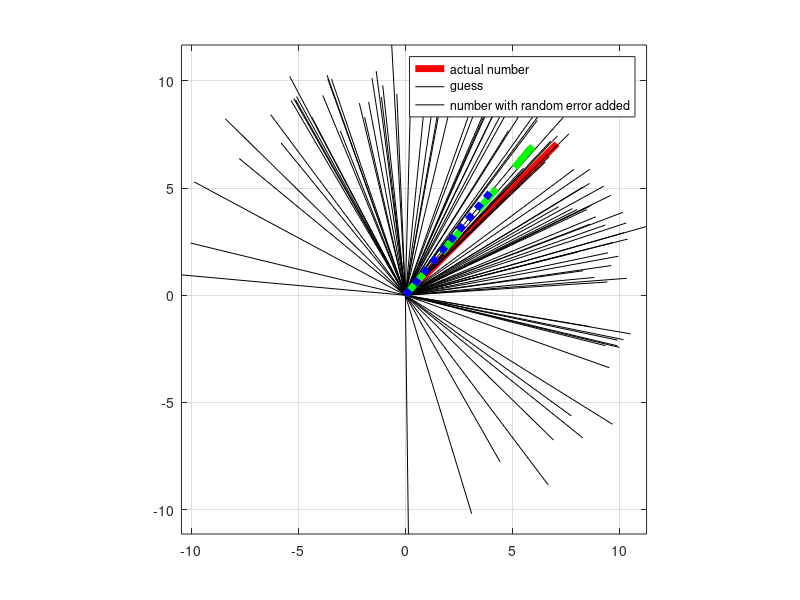

This chart was generated by the following MATLAB code:
clear;close all;clc;
z = 10*(1/sqrt(2) +1/sqrt(2)*1j);
N =100;
er = abs(z)*(1-.1*randn(N,1)).*exp(1j*(angle(z)+0.5.*pi/2*randn(N,1))); %number with random amplitude and phase noise
guess = mean(abs(er))*exp(1j*mean(angle(er)));
errors = [zeros(N,1) er];

plot([0 z],'r-','linewidth',5)
hold on
for n = 1:N
    plot(errors(n,:),'k')
end
plot([0 guess],'g--','linewidth',5)
plot(mean(errors),'b:','linewidth',5)
legend('actual number','guess','number with random error added')
grid on
axis image

